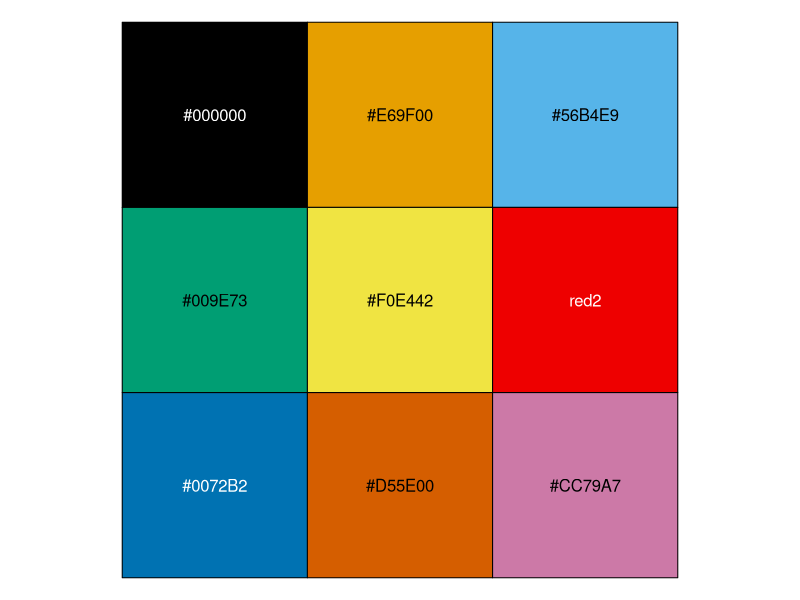
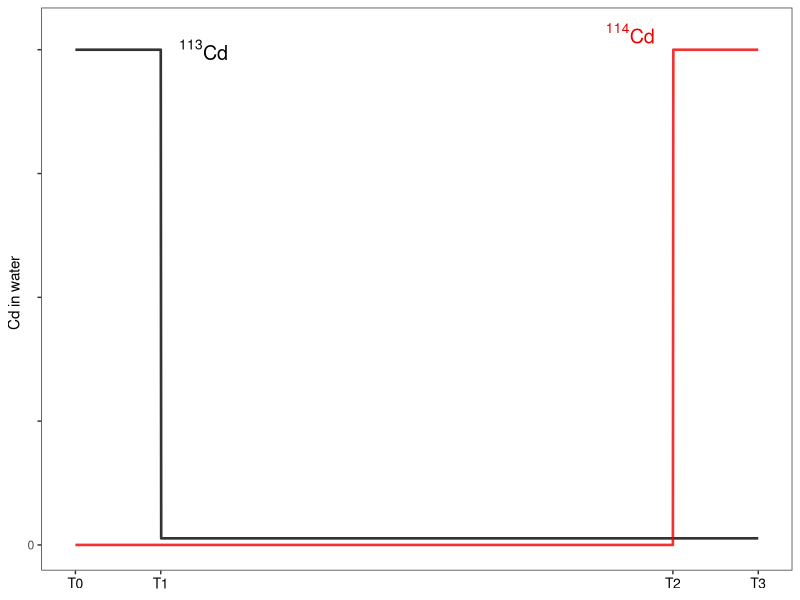
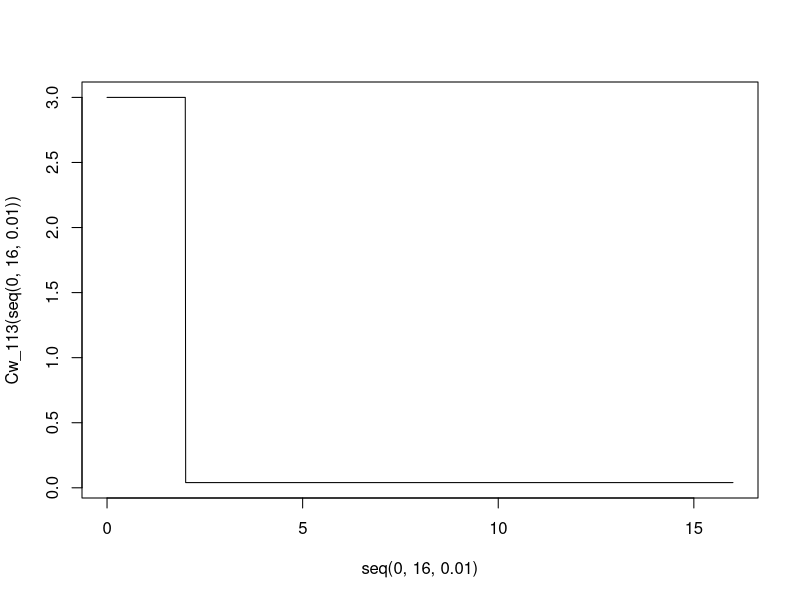
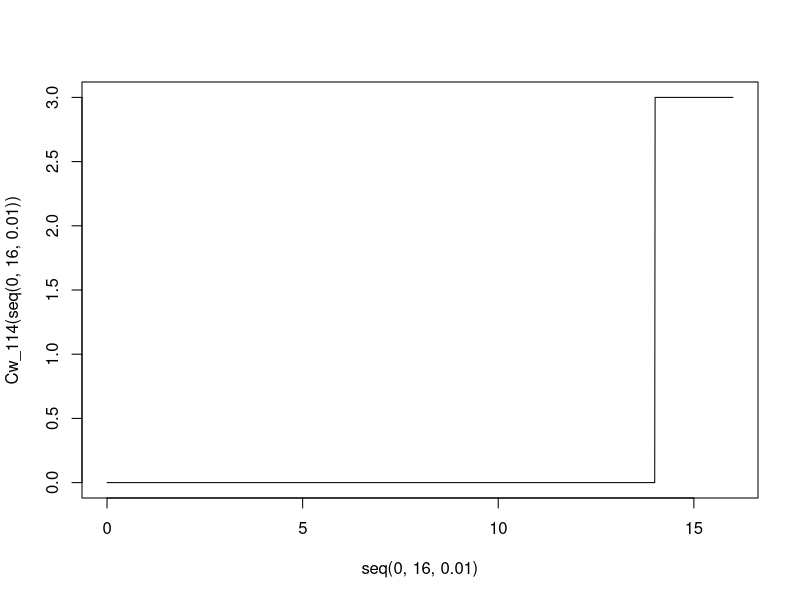
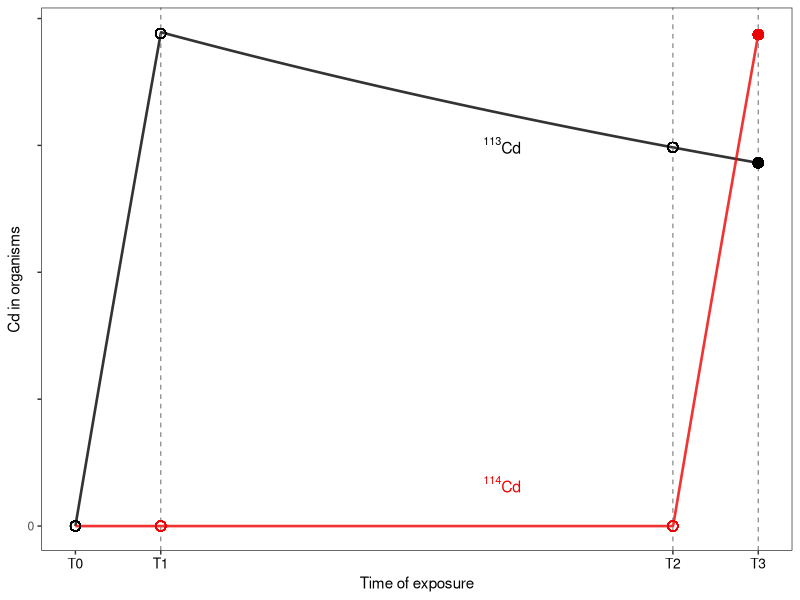
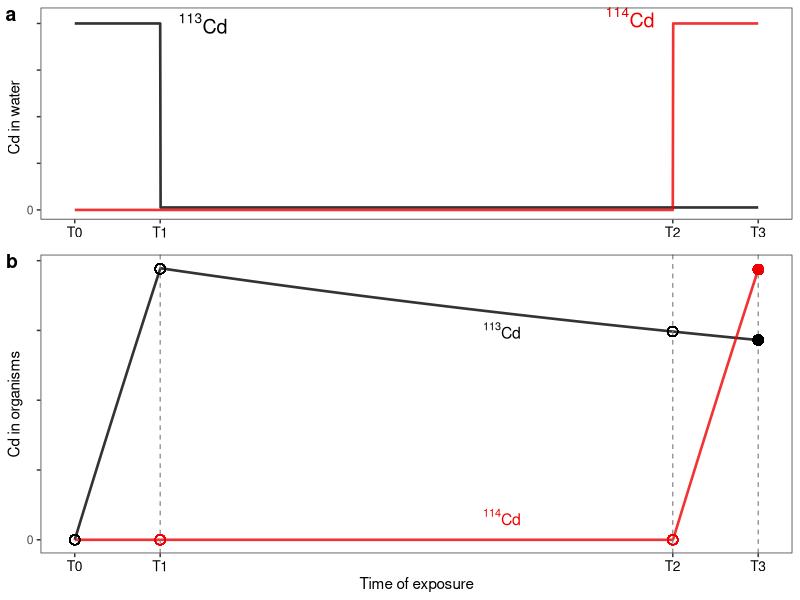
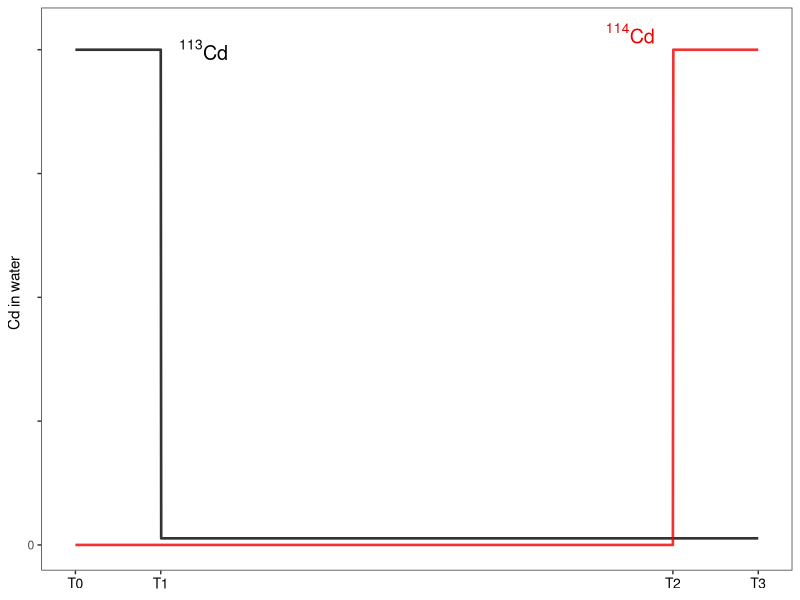

The R script that drew these images, in order:
## ---- chunk 1
knitr::opts_chunk$set(echo = TRUE,warning = FALSE)

## ---- chunk 2
library(ggplot2)
library(cowplot)
library(deSolve)
library(scales)
##################################################
# 1. 颜色设定----
cbb <- c("#000000", "#E69F00", "#56B4E9", "#009E73", 
         "#F0E442", "red2","#0072B2", "#D55E00", "#CC79A7")

show_col(cbb)
# 2. 水样
# 2.1 水样浓度设定
d_Cw <- data.frame(t=c(0, 2, 2.01, 14,14.01,16),
                   Cd113=c(3, 3, 0.04, 0.04,0.04,0.04),
                   Cd114=c(0,0,0,0,3,3))

##################################################
# 2.2 水样做图----
p1 <- ggplot(d_Cw, aes(t))+
  theme_bw()+
  geom_line(aes(y=Cd113), color=cbb[1], size=0.9, alpha=0.8)+
  geom_line(aes(y=Cd114), color=cbb[6], size=0.9, alpha=0.8)+
  scale_x_continuous(breaks=c(0, 2, 14,16), labels=c("T0","T1","T2","T3"))+
  scale_y_continuous(breaks=seq(0, 3, length=5), labels=c("0","","","",""))+
  labs(x="Time of exposure",
       y="Cd in water  ")+
  theme(axis.text.x = element_text(size=10, color="black"))+
  theme(panel.grid = element_blank())+
  annotate(geom="text", x=3, y=3, label=expression(""^113*"Cd"), size=5)+
  annotate(geom="text", x=13, y=3.1, label=expression(""^114*"Cd"), size=5, color=cbb[6])+
  theme(axis.title.x = element_blank())

p1
ggsave("mussel.png",dpi=600)

##################################################
# 3. 生物积累模拟----
# 3.1 设定积分初始值
parameters <- c(ku=0.1, ke=0.03)
initial <- c(Cint_113=0, Cint_114=0)
times <- seq(0, 16, 0.01)


# 3.2 水样浓度插值----
Cw_113 <- approxfun(x = d_Cw[,1], 
                    y = d_Cw[,2], 
                    method = "linear", 
                    rule = 2)

plot(seq(0, 16, 0.01),Cw_113(seq(0, 16, 0.01)),type="l")


Cw_114 <- approxfun(x = d_Cw[,1], 
                    y = d_Cw[,3], 
                    method = "linear", 
                    rule = 2)

plot(seq(0, 16, 0.01),Cw_114(seq(0, 16, 0.01)),type="l")



# 3.3 建立TK模型----
TK <- function (t, y, parameters) {
  ku=parameters[1]
  ke=parameters[2]
  Cint_113 <- y[1]
  Cint_114 <- y[2]
  dCint_113 <- ku * Cw_113(t) - ke * Cint_113
  dCint_114 <- ku * Cw_114(t) - ke * Cint_114
  
  list(c(dCint_113, dCint_114))
}

# 3.4 积分，模拟生物积累----
model_value <- ode(func=TK, times=times,
                 y=initial, parms= parameters)



d_Cint <- as.data.frame(model_value)

tail(d_Cint)
names(d_Cint)
#201 2.00 0.465881941 0.485295554

# 3.5 生物积累做图
p2  <- ggplot(d_Cint, aes(time))+
  theme_bw()+
  geom_line(aes(y=Cint_113), color=cbb[1], size=0.9, alpha=0.8)+
  geom_line(aes(y=Cint_114),color=cbb[6], size=0.9, alpha=0.8)+
  geom_vline(xintercept=2, linetype="dashed", color="grey50", size=0.4)+
  geom_vline(xintercept=14, linetype="dashed", color="grey50", size=0.4)+
  geom_vline(xintercept=16, linetype="dashed", color="grey50", size=0.4)+
  geom_point(aes(x=16, y=0.4293372), size=3)+
  geom_point(aes(x=16, y=0.5809415), size=3, color=cbb[6])+
  geom_point(aes(x=0, y=0), size=3, shape=21, color=cbb[6])+
  geom_point(aes(x=0, y=0), size=3, shape=21, color=cbb[1])+
  geom_point(aes(x=2, y=0.582352456), size=3, shape=21, color=cbb[1])+
  geom_point(aes(x=2, y=0), size=3, shape=21, color=cbb[6])+
  geom_point(aes(x=14, y=0.447641014), size=3, shape=21, color=cbb[1])+
  geom_point(aes(x=14, y=4.968420e-07), size=3, shape=21, color=cbb[6])+
  scale_x_continuous(breaks=c(0, 2, 14,16), labels=c("T0","T1","T2","T3"))+
  scale_y_continuous(breaks=seq(0, 0.6, length=5), labels=c("0","","","",""))+
  labs(x="Time of exposure",
       y="Cd in organisms")+
  theme(axis.text.x = element_text(size=10, color="black"))+
  theme(panel.grid = element_blank())+
  annotate(geom="text", x=10, y=0.45, label=expression(""^113*"Cd"), size=4)+
  annotate(geom="text", x=10, y=0.05, label=expression(""^114*"Cd"), size=4, color=cbb[6])


p2

##################################################  
# 4. 图输出----  
  
plot_grid(p1,p2, 
          ncol=1, 
          rel_heights = c(0.7,1),
          labels = c("a","b"))  
